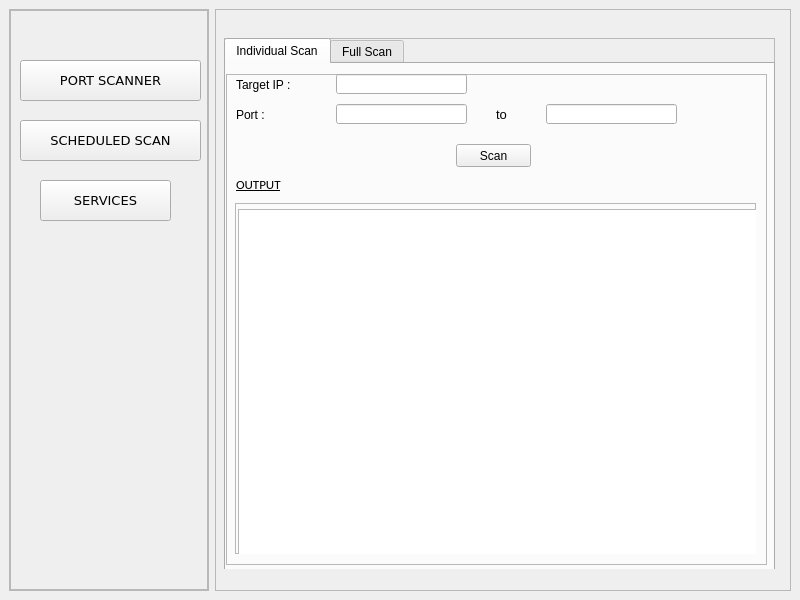
<?xml version="1.0" encoding="UTF-8"?>
<ui version="4.0">
 <class>MainWindow</class>
 <widget class="QMainWindow" name="MainWindow">
  <property name="geometry">
   <rect>
    <x>0</x>
    <y>0</y>
    <width>800</width>
    <height>600</height>
   </rect>
  </property>
  <property name="windowTitle">
   <string>MainWindow</string>
  </property>
  <widget class="QWidget" name="centralwidget">
   <layout class="QHBoxLayout" name="horizontalLayout">
    <item>
     <widget class="QFrame" name="SideMenu">
      <property name="maximumSize">
       <size>
        <width>200</width>
        <height>16777215</height>
       </size>
      </property>
      <property name="frameShape">
       <enum>QFrame::StyledPanel</enum>
      </property>
      <property name="frameShadow">
       <enum>QFrame::Raised</enum>
      </property>
      <layout class="QHBoxLayout" name="horizontalLayout_2">
       <property name="spacing">
        <number>0</number>
       </property>
       <property name="leftMargin">
        <number>0</number>
       </property>
       <property name="topMargin">
        <number>0</number>
       </property>
       <property name="rightMargin">
        <number>0</number>
       </property>
       <property name="bottomMargin">
        <number>0</number>
       </property>
       <item>
        <widget class="QFrame" name="SideMenuCon">
         <property name="frameShape">
          <enum>QFrame::StyledPanel</enum>
         </property>
         <property name="frameShadow">
          <enum>QFrame::Raised</enum>
         </property>
         <widget class="QPushButton" name="portscanner">
          <property name="geometry">
           <rect>
            <x>10</x>
            <y>50</y>
            <width>181</width>
            <height>41</height>
           </rect>
          </property>
          <property name="font">
           <font>
            <family>Verdana</family>
            <pointsize>10</pointsize>
            <weight>50</weight>
            <bold>false</bold>
           </font>
          </property>
          <property name="text">
           <string>PORT SCANNER</string>
          </property>
          <property name="checkable">
           <bool>false</bool>
          </property>
          <property name="autoDefault">
           <bool>false</bool>
          </property>
          <property name="default">
           <bool>false</bool>
          </property>
         </widget>
         <widget class="QPushButton" name="scheduledscan">
          <property name="geometry">
           <rect>
            <x>10</x>
            <y>110</y>
            <width>181</width>
            <height>41</height>
           </rect>
          </property>
          <property name="font">
           <font>
            <family>Verdana</family>
            <pointsize>10</pointsize>
            <weight>50</weight>
            <bold>false</bold>
           </font>
          </property>
          <property name="text">
           <string>SCHEDULED SCAN</string>
          </property>
         </widget>
         <widget class="QPushButton" name="services">
          <property name="geometry">
           <rect>
            <x>30</x>
            <y>170</y>
            <width>131</width>
            <height>41</height>
           </rect>
          </property>
          <property name="font">
           <font>
            <family>Verdana</family>
            <pointsize>10</pointsize>
           </font>
          </property>
          <property name="text">
           <string>SERVICES</string>
          </property>
         </widget>
        </widget>
       </item>
      </layout>
     </widget>
    </item>
    <item>
     <widget class="QFrame" name="frame_2">
      <property name="frameShape">
       <enum>QFrame::StyledPanel</enum>
      </property>
      <property name="frameShadow">
       <enum>QFrame::Raised</enum>
      </property>
      <widget class="QStackedWidget" name="stackedWidget">
       <property name="geometry">
        <rect>
         <x>0</x>
         <y>10</y>
         <width>561</width>
         <height>561</height>
        </rect>
       </property>
       <property name="currentIndex">
        <number>0</number>
       </property>
       <widget class="QWidget" name="PortScanner">
        <widget class="QFrame" name="frame_4">
         <property name="geometry">
          <rect>
           <x>9</x>
           <y>19</y>
           <width>551</width>
           <height>531</height>
          </rect>
         </property>
         <property name="frameShape">
          <enum>QFrame::StyledPanel</enum>
         </property>
         <property name="frameShadow">
          <enum>QFrame::Raised</enum>
         </property>
         <widget class="QTabWidget" name="tabWidget">
          <property name="geometry">
           <rect>
            <x>0</x>
            <y>0</y>
            <width>551</width>
            <height>551</height>
           </rect>
          </property>
          <property name="currentIndex">
           <number>0</number>
          </property>
          <widget class="QWidget" name="IndividualScan">
           <property name="toolTip">
            <string>&lt;html&gt;&lt;head/&gt;&lt;body&gt;&lt;p&gt;axca&lt;/p&gt;&lt;p&gt;&lt;br/&gt;&lt;/p&gt;&lt;/body&gt;&lt;/html&gt;</string>
           </property>
           <attribute name="title">
            <string>Individual Scan</string>
           </attribute>
           <widget class="QFrame" name="frame_5">
            <property name="geometry">
             <rect>
              <x>0</x>
              <y>10</y>
              <width>541</width>
              <height>491</height>
             </rect>
            </property>
            <property name="frameShape">
             <enum>QFrame::StyledPanel</enum>
            </property>
            <property name="frameShadow">
             <enum>QFrame::Raised</enum>
            </property>
            <widget class="QLineEdit" name="ind_targetinput">
             <property name="geometry">
              <rect>
               <x>110</x>
               <y>0</y>
               <width>131</width>
               <height>20</height>
              </rect>
             </property>
            </widget>
            <widget class="QLabel" name="Targetlabel">
             <property name="geometry">
              <rect>
               <x>10</x>
               <y>0</y>
               <width>71</width>
               <height>21</height>
              </rect>
             </property>
             <property name="text">
              <string>Target IP :</string>
             </property>
            </widget>
            <widget class="QLineEdit" name="ind_portinput">
             <property name="geometry">
              <rect>
               <x>110</x>
               <y>30</y>
               <width>131</width>
               <height>20</height>
              </rect>
             </property>
            </widget>
            <widget class="QLabel" name="portlabel">
             <property name="geometry">
              <rect>
               <x>10</x>
               <y>30</y>
               <width>41</width>
               <height>21</height>
              </rect>
             </property>
             <property name="text">
              <string>Port :</string>
             </property>
            </widget>
            <widget class="QPushButton" name="ind_ScanButton">
             <property name="geometry">
              <rect>
               <x>230</x>
               <y>70</y>
               <width>75</width>
               <height>23</height>
              </rect>
             </property>
             <property name="text">
              <string>Scan</string>
             </property>
            </widget>
            <widget class="QLabel" name="tolabel_3">
             <property name="geometry">
              <rect>
               <x>270</x>
               <y>30</y>
               <width>21</width>
               <height>20</height>
              </rect>
             </property>
             <property name="minimumSize">
              <size>
               <width>0</width>
               <height>20</height>
              </size>
             </property>
             <property name="maximumSize">
              <size>
               <width>21</width>
               <height>20</height>
              </size>
             </property>
             <property name="font">
              <font>
               <pointsize>10</pointsize>
              </font>
             </property>
             <property name="text">
              <string>to</string>
             </property>
            </widget>
            <widget class="QLabel" name="Outputlabel">
             <property name="geometry">
              <rect>
               <x>10</x>
               <y>100</y>
               <width>521</width>
               <height>21</height>
              </rect>
             </property>
             <property name="font">
              <font>
               <family>Calibri</family>
               <pointsize>10</pointsize>
               <underline>true</underline>
              </font>
             </property>
             <property name="text">
              <string>OUTPUT</string>
             </property>
            </widget>
            <widget class="QFrame" name="frame">
             <property name="geometry">
              <rect>
               <x>9</x>
               <y>129</y>
               <width>521</width>
               <height>351</height>
              </rect>
             </property>
             <property name="frameShape">
              <enum>QFrame::StyledPanel</enum>
             </property>
             <property name="frameShadow">
              <enum>QFrame::Raised</enum>
             </property>
             <widget class="QTextEdit" name="indScanOpArea">
              <property name="geometry">
               <rect>
                <x>3</x>
                <y>6</y>
                <width>521</width>
                <height>351</height>
               </rect>
              </property>
             </widget>
            </widget>
            <widget class="QLineEdit" name="ind_portinput_2">
             <property name="geometry">
              <rect>
               <x>320</x>
               <y>30</y>
               <width>131</width>
               <height>20</height>
              </rect>
             </property>
            </widget>
           </widget>
          </widget>
          <widget class="QWidget" name="FullScan">
           <attribute name="title">
            <string>Full Scan</string>
           </attribute>
           <widget class="QFrame" name="frame_6">
            <property name="geometry">
             <rect>
              <x>-1</x>
              <y>9</y>
              <width>541</width>
              <height>501</height>
             </rect>
            </property>
            <property name="frameShape">
             <enum>QFrame::StyledPanel</enum>
            </property>
            <property name="frameShadow">
             <enum>QFrame::Raised</enum>
            </property>
            <widget class="QLineEdit" name="full_targetinput_1">
             <property name="geometry">
              <rect>
               <x>110</x>
               <y>0</y>
               <width>131</width>
               <height>20</height>
              </rect>
             </property>
            </widget>
            <widget class="QScrollArea" name="full_outputSA">
             <property name="geometry">
              <rect>
               <x>10</x>
               <y>120</y>
               <width>521</width>
               <height>371</height>
              </rect>
             </property>
             <property name="widgetResizable">
              <bool>true</bool>
             </property>
             <widget class="QWidget" name="scrollAreaWidgetContents_2">
              <property name="geometry">
               <rect>
                <x>0</x>
                <y>0</y>
                <width>519</width>
                <height>369</height>
               </rect>
              </property>
              <widget class="QLabel" name="Outputlabel_2">
               <property name="geometry">
                <rect>
                 <x>10</x>
                 <y>10</y>
                 <width>51</width>
                 <height>21</height>
                </rect>
               </property>
               <property name="font">
                <font>
                 <family>Calibri</family>
                 <pointsize>10</pointsize>
                 <underline>true</underline>
                </font>
               </property>
               <property name="text">
                <string>OUTPUT</string>
               </property>
              </widget>
             </widget>
            </widget>
            <widget class="QLabel" name="Targetlabel_2">
             <property name="geometry">
              <rect>
               <x>30</x>
               <y>0</y>
               <width>51</width>
               <height>21</height>
              </rect>
             </property>
             <property name="text">
              <string>Target IP :</string>
             </property>
            </widget>
            <widget class="QLineEdit" name="full_portinput">
             <property name="geometry">
              <rect>
               <x>110</x>
               <y>30</y>
               <width>131</width>
               <height>20</height>
              </rect>
             </property>
            </widget>
            <widget class="QLabel" name="portlabel_2">
             <property name="geometry">
              <rect>
               <x>30</x>
               <y>30</y>
               <width>61</width>
               <height>21</height>
              </rect>
             </property>
             <property name="text">
              <string>Port :</string>
             </property>
            </widget>
            <widget class="QPushButton" name="full_ScanButton">
             <property name="geometry">
              <rect>
               <x>230</x>
               <y>70</y>
               <width>75</width>
               <height>23</height>
              </rect>
             </property>
             <property name="text">
              <string>Scan</string>
             </property>
            </widget>
            <widget class="QLineEdit" name="full_targetinput_2">
             <property name="geometry">
              <rect>
               <x>300</x>
               <y>0</y>
               <width>131</width>
               <height>20</height>
              </rect>
             </property>
            </widget>
            <widget class="QLabel" name="tolabel">
             <property name="geometry">
              <rect>
               <x>270</x>
               <y>0</y>
               <width>21</width>
               <height>20</height>
              </rect>
             </property>
             <property name="minimumSize">
              <size>
               <width>0</width>
               <height>20</height>
              </size>
             </property>
             <property name="maximumSize">
              <size>
               <width>21</width>
               <height>20</height>
              </size>
             </property>
             <property name="font">
              <font>
               <pointsize>10</pointsize>
              </font>
             </property>
             <property name="text">
              <string>to</string>
             </property>
            </widget>
            <widget class="QLineEdit" name="full_portinput_2">
             <property name="geometry">
              <rect>
               <x>300</x>
               <y>30</y>
               <width>131</width>
               <height>20</height>
              </rect>
             </property>
            </widget>
            <widget class="QLabel" name="tolabel_2">
             <property name="geometry">
              <rect>
               <x>270</x>
               <y>30</y>
               <width>21</width>
               <height>20</height>
              </rect>
             </property>
             <property name="minimumSize">
              <size>
               <width>0</width>
               <height>20</height>
              </size>
             </property>
             <property name="maximumSize">
              <size>
               <width>21</width>
               <height>20</height>
              </size>
             </property>
             <property name="font">
              <font>
               <pointsize>10</pointsize>
              </font>
             </property>
             <property name="text">
              <string>to</string>
             </property>
            </widget>
           </widget>
          </widget>
         </widget>
        </widget>
       </widget>
       <widget class="QWidget" name="ScheduledScan">
        <widget class="QFrame" name="frame_7">
         <property name="geometry">
          <rect>
           <x>10</x>
           <y>20</y>
           <width>541</width>
           <height>531</height>
          </rect>
         </property>
         <property name="frameShape">
          <enum>QFrame::StyledPanel</enum>
         </property>
         <property name="frameShadow">
          <enum>QFrame::Raised</enum>
         </property>
         <widget class="QScrollArea" name="scrollArea">
          <property name="geometry">
           <rect>
            <x>10</x>
            <y>10</y>
            <width>521</width>
            <height>511</height>
           </rect>
          </property>
          <property name="widgetResizable">
           <bool>true</bool>
          </property>
          <widget class="QWidget" name="scrollAreaWidgetContents_3">
           <property name="geometry">
            <rect>
             <x>0</x>
             <y>0</y>
             <width>519</width>
             <height>509</height>
            </rect>
           </property>
           <widget class="QScrollArea" name="scrollArea_2">
            <property name="geometry">
             <rect>
              <x>10</x>
              <y>10</y>
              <width>501</width>
              <height>491</height>
             </rect>
            </property>
            <property name="widgetResizable">
             <bool>true</bool>
            </property>
            <widget class="QWidget" name="scrollAreaWidgetContents_4">
             <property name="geometry">
              <rect>
               <x>0</x>
               <y>0</y>
               <width>499</width>
               <height>489</height>
              </rect>
             </property>
            </widget>
           </widget>
          </widget>
         </widget>
        </widget>
       </widget>
      </widget>
     </widget>
    </item>
   </layout>
  </widget>
 </widget>
 <resources/>
 <connections/>
</ui>
